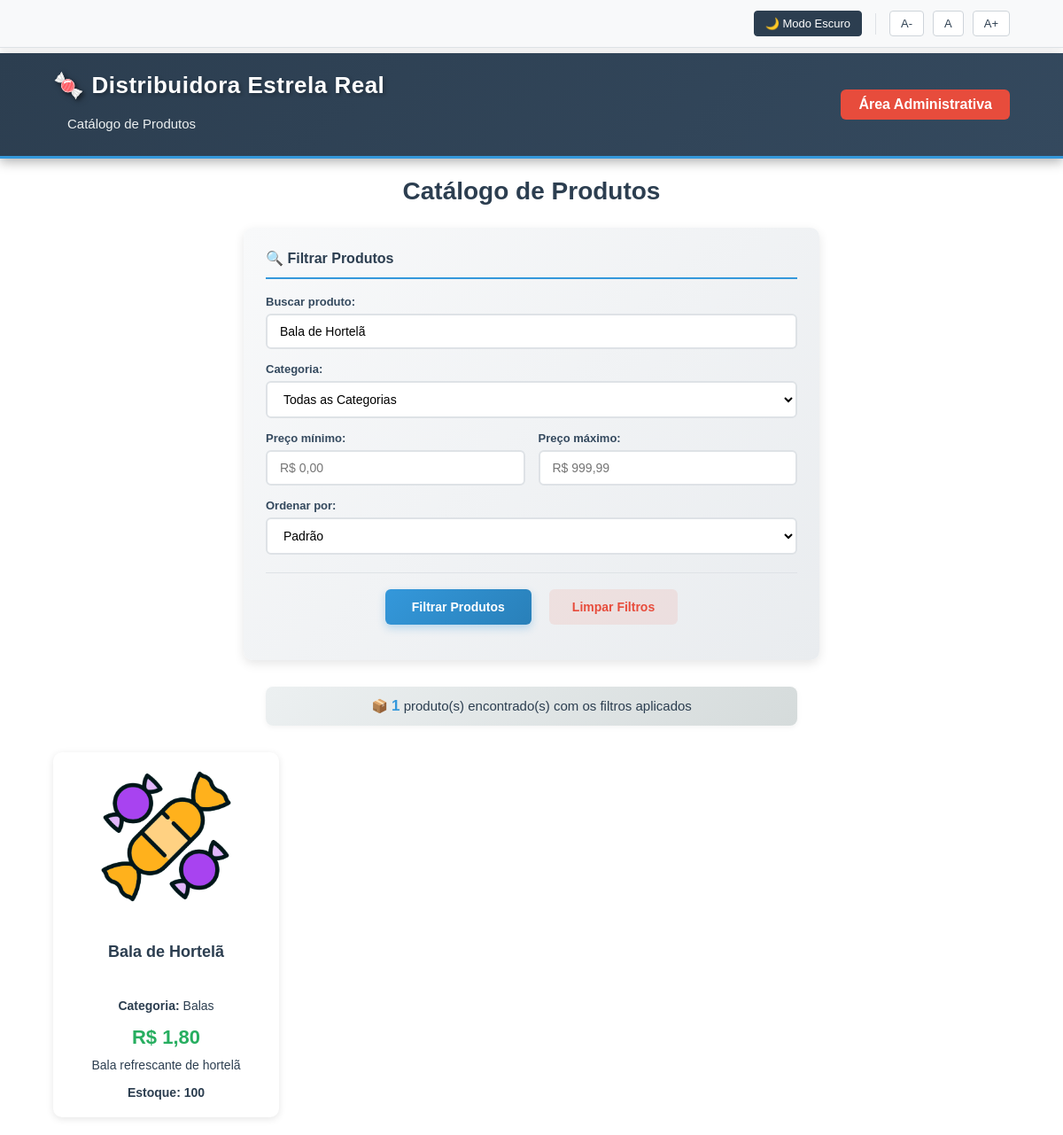
The page /catalogo.php?busca=Bala de Hortelã on the database its author committed.
### tables this page shows
CREATE TABLE doces (
    id INT AUTO_INCREMENT PRIMARY KEY,
    nome VARCHAR(255) NOT NULL,
    preco DECIMAL(10, 2) NOT NULL,
    descricao TEXT,
    categoria_id INT,
    imagem VARCHAR(255),
    estoque INT NOT NULL,
    estoque_minimo INT NOT NULL DEFAULT 10,
    FOREIGN KEY (categoria_id) REFERENCES categorias(id)
);

CREATE TABLE categorias (
    id INT AUTO_INCREMENT PRIMARY KEY,
    nome VARCHAR(255) NOT NULL,
    ativo TINYINT(1) NOT NULL DEFAULT 1
);

### public/catalogo.php (the view, shortened to what this page needs)
<?php
include __DIR__ . '/../src/conexao.php';
$condicoes = ["d.estoque > 0"];
$params = [];
$types = "";
if (!empty($_GET['busca'])) {
    $condicoes[] = "d.nome LIKE ?";
    $params[] = "%" . $_GET['busca'] . "%";
    $types .= "s";
}
$condicaoFinal = implode(' AND ', $condicoes);
$ordem = "d.nome ASC";
$sql = "SELECT d.id, d.nome, c.nome AS categoria, d.preco, d.descricao, d.imagem, d.estoque
        FROM doces d
        LEFT JOIN categorias c ON d.categoria_id = c.id
        WHERE $condicaoFinal
        ORDER BY $ordem";
$stmt = $conn->prepare($sql);
if (!empty($params)) {
    $stmt->bind_param($types, ...$params);
}
$stmt->execute();
$resultado = $stmt->get_result();
include __DIR__ . '/../src/cabecalho_publico.php';
?>
<div class="conteudo">
    <h1>Catálogo de Produtos</h1>
    <form method="GET" action="catalogo.php" class="catalogo-filter-form">
        <div class="form-row">
            <label for="busca">Buscar produto:</label>
            <input type="text"
                   name="busca"
                   id="busca"
                   placeholder="Digite o nome do produto..."
                   value="<?php echo isset($_GET['busca']) ? htmlspecialchars($_GET['busca']) : ''; ?>">
        </div>
        <div class="form-row">
            <label for="categoria">Categoria:</label>
            <select name="categoria" id="categoria">
                <option value="">Todas as Categorias</option>
            </select>
        </div>
        <div class="form-row linha-horizontal">
            <div>
                <label for="preco_min">Preço mínimo:</label>
                <input type="number"
                       name="preco_min"
                       id="preco_min"
                       step="0.01"
                       placeholder="R$ 0,00"
                       value="<?php echo isset($_GET['preco_min']) ? htmlspecialchars($_GET['preco_min']) : ''; ?>">
            </div>
            <div>
                <label for="preco_max">Preço máximo:</label>
                <input type="number"
                       name="preco_max"
                       id="preco_max"
                       step="0.01"
                       placeholder="R$ 999,99"
                       value="<?php echo isset($_GET['preco_max']) ? htmlspecialchars($_GET['preco_max']) : ''; ?>">
            </div>
        </div>
        <div class="form-row">
            <label for="ordenar">Ordenar por:</label>
            <select name="ordenar" id="ordenar">
                <option value="">Padrão</option>
            </select>
        </div>
        <div class="form-row form-buttons-row">
            <input type="submit" value="Filtrar Produtos">
            <a href="catalogo.php">Limpar Filtros</a>
        </div>
    </form>
    <?php
    $total_produtos = mysqli_num_rows($resultado);
    $tem_filtros = !empty($_GET['busca']) || !empty($_GET['categoria']) || !empty($_GET['preco_min']) || !empty($_GET['preco_max']) || !empty($_GET['ordenar']);
    ?>
    <div class="contador-resultados">
        <?php if ($tem_filtros): ?>
            <p>📦 <strong><?php echo $total_produtos; ?></strong> produto(s) encontrado(s) com os filtros aplicados</p>
        <?php else: ?>
            <p>📦 Exibindo <strong><?php echo $total_produtos; ?></strong> produto(s) disponíveis</p>
        <?php endif; ?>
    </div>
    <div class="produtos">
    <?php if (mysqli_num_rows($resultado) > 0): ?>
        <?php while($produto = mysqli_fetch_assoc($resultado)): ?>
            <div class="produto">
                <?php
                    $caminho_imagem = "assets/imagens/categorias/default.png";
                    if (!empty($produto['imagem'])) {
                        $img_web = "assets/imagens/" . htmlspecialchars($produto['imagem']);
                        if (file_exists(__DIR__ . "/assets/imagens/" . $produto['imagem'])) {
                            $caminho_imagem = $img_web;
                        }
                    } elseif (!empty($produto['categoria'])) {
                        $categoria_slug = strtolower(trim($produto['categoria']));
                        $categoria_slug = str_replace(
                            ['á','à','â','ã','é','è','ê','í','ì','î','ó','ò','ô','õ','ú','ù','û','ç',' '],
                            ['a','a','a','a','e','e','e','i','i','i','o','o','o','o','u','u','u','c','_'],
                            $categoria_slug
                        );
                        $img_cat_web = "assets/imagens/categorias/{$categoria_slug}.png";
                        if (file_exists(__DIR__ . "/assets/imagens/categorias/{$categoria_slug}.png")) {
                            $caminho_imagem = $img_cat_web;
                        }
                    }
                ?>
                <img src="<?php echo $caminho_imagem; ?>" alt="Imagem do Produto">
                <h2><?php echo htmlspecialchars($produto['nome']); ?></h2>
                <p><strong>Categoria:</strong> <?php echo htmlspecialchars($produto['categoria'] ?? 'Sem categoria'); ?></p>
                <p class="preco">R$ <?php echo number_format($produto['preco'], 2, ',', '.'); ?></p>
                 <p><?php echo nl2br(htmlspecialchars(substr($produto['descricao'], 0, 100)) . (strlen($produto['descricao']) > 100 ? '...' : '')); ?></p>
                 <p class="estoque-catalogo"><strong>Estoque:</strong> <?php echo htmlspecialchars($produto['estoque']); ?></p>
                 </div>
        <?php endwhile; ?>
    <?php else: ?>
        <p>Nenhum produto encontrado com os filtros aplicados.</p>
    <?php endif; ?>
    </div>
</div>
<?php include __DIR__ . '/../src/rodape.php'; ?>

### public/assets/css/estilo.css (style rules this page uses)
body { font-family: Arial, sans-serif; background-color: #ffffff; color: #2c3e50; margin: 0; padding-top: 180px; }
h1, h2 { color: #2c3e50; margin-left: 0; text-align: center; font-weight: 700; margin-bottom: 25px; }
h1 { font-size: 28px; margin-top: 20px; }
h2 { font-size: 22px; }
a { color: #2c3e50; text-decoration: none; font-weight: bold; }
input[type="text"], input[type="number"], input[type="email"], input[type="password"], input[type="file"], textarea, select { width: 100%; padding: 10px 14px; border: 2px solid #dee2e6; border-radius: 6px; box-sizing: border-box; margin-top: 0; margin-bottom: 0; font-size: 14px; transition: all 0.3s ease; background-color: #ffffff; }
label { display: block; margin-bottom: 6px; font-weight: 600; color: #34495e; font-size: 13px; }
input[type="submit"], button[type="submit"] { background: linear-gradient(135deg, #3498db 0%, #2980b9 100%); color: white; border: none; padding: 11px 28px; cursor: pointer; border-radius: 6px; font-weight: 600; margin-right: 10px; font-size: 14px; box-shadow: 0 4px 10px rgba(52,152,219,0.3); transition: all 0.3s ease; }
.conteudo { width: 100%; max-width: 100%; margin: 20px auto; padding: 0 5%; box-sizing: border-box; }
form { margin-bottom: 20px; background: linear-gradient(135deg, #f8f9fa 0%, #e9ecef 100%); padding: 25px; border-radius: 10px; box-shadow: 0 4px 12px rgba(0,0,0,0.1); max-width: 600px; margin: 0 auto 20px auto; border: none; }
form .form-row { margin-bottom: 15px; }
form .form-buttons-row { margin-top: 20px; padding-top: 18px; border-top: 1px solid #dee2e6; text-align: center; }
h2 { text-align: center; margin: 30px 0 20px 0; }
.produtos { display: grid; grid-template-columns: repeat(auto-fill, minmax(250px, 1fr)); gap: 20px; padding: 0 5%; }
.produto { background-color: #ffffff; border-radius: 10px; padding: 20px; box-shadow: 0px 2px 8px rgba(0,0,0,0.1); text-align: center; display: flex; flex-direction: column; justify-content: space-between; }
.produto img { width: 100%; height: 150px; object-fit: cover; border-radius: 6px; margin-bottom: 15px; }
.produto h2 { font-size: 18px; margin-bottom: 10px; min-height: 48px; }
.produto p { margin: 5px 0; font-size: 14px; }
.produto .preco { font-size: 22px; font-weight: bold; color: #27ae60; margin-top: 10px; }
.produtos { display: grid; grid-template-columns: repeat(auto-fill, minmax(250px, 1fr)); gap: 20px; padding: 0; margin-bottom: 20px; }
.produto .estoque-catalogo { font-size: 14px; color: #2c3e50; margin-top: 10px; margin-bottom: 0; font-weight: bold; }

### public/assets/css/acessibilidade.css (style rules this page uses)
body { padding-top: 180px; transition: background-color 0.3s ease, color 0.3s ease, padding-top 0.3s ease; }
html { font-size: 16px; }

### rows shown on the page
doces: nome "Bala de Hortelã", categoria.nome "Balas", preco "1,80", descricao "Bala refrescante de hortelã", estoque "100"

### other values the page prints
$total_produtos "1"
